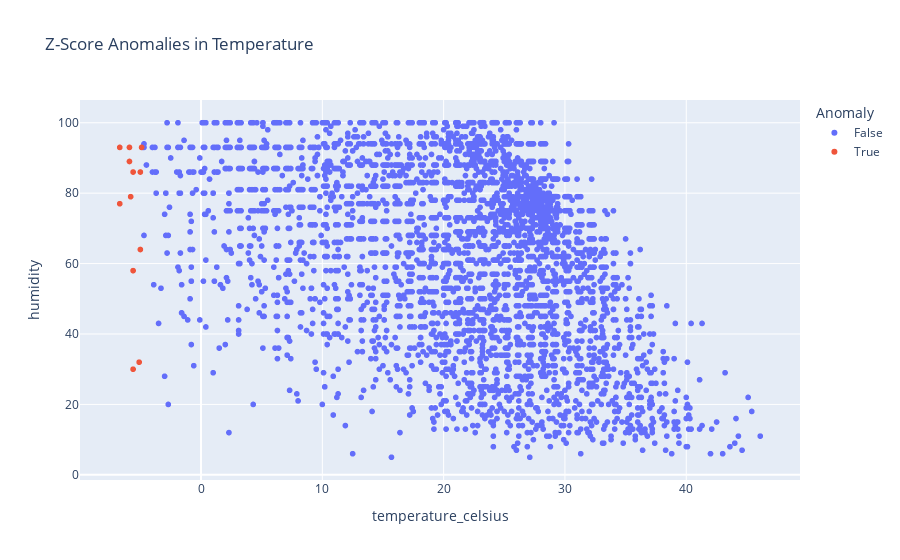

Notebook cell for this chart:
### Code cell
# Z-Score based anomaly detection on temperature

df['temp_zscore'] = np.abs(stats.zscore(df['temperature_celsius']))
z_anomalies = df[df['temp_zscore'] > 3]
print(f"Z-Score anomalies (|z| > 3): {len(z_anomalies)}")

fig = px.scatter(df.sample(5000, random_state=42), x='temperature_celsius', y='humidity',
                 color=df.sample(5000, random_state=42)['temp_zscore'] > 3,
                 title='Z-Score Anomalies in Temperature',
                 labels={'color': 'Anomaly'})
fig.show()

### Figure 1 — Plotly figure (JSON) as saved in the notebook; plotly's stock layout.template omitted (floating-point values rounded to 4 significant figures; data arrays with more than 128 entries replaced by an {"elided": "..."} marker saying what was removed)
{"data": [{"hovertemplate": "Anomaly=False<br>temperature_celsius=%{x}<br>humidity=%{y}<extra></extra>", "legendgroup": "False", "marker": {"color": "#636efa", "symbol": "circle"}, "mode": "markers", "name": "False", "showlegend": true, "type": "scattergl", "x": {"elided": "4988 float values"}, "xaxis": "x", "y": {"elided": "4988 int values"}, "yaxis": "y"}, {"hovertemplate": "Anomaly=True<br>temperature_celsius=%{x}<br>humidity=%{y}<extra></extra>", "legendgroup": "True", "marker": {"color": "#EF553B", "symbol": "circle"}, "mode": "markers", "name": "True", "showlegend": true, "type": "scattergl", "x": [-5.6, -5.6, -5.0, -5.0, -4.9, -5.9, -5.9, -5.1, -5.6, -6.7, -6.7, -5.8], "xaxis": "x", "y": [30, 58, 86, 64, 93, 93, 89, 32, 86, 93, 77, 79], "yaxis": "y"}], "layout": {"legend": {"title": {"text": "Anomaly"}, "tracegroupgap": 0}, "title": {"text": "Z-Score Anomalies in Temperature"}, "xaxis": {"anchor": "y", "domain": [0, 1], "title": {"text": "temperature_celsius"}}, "yaxis": {"anchor": "x", "domain": [0, 1], "title": {"text": "humidity"}}}}
